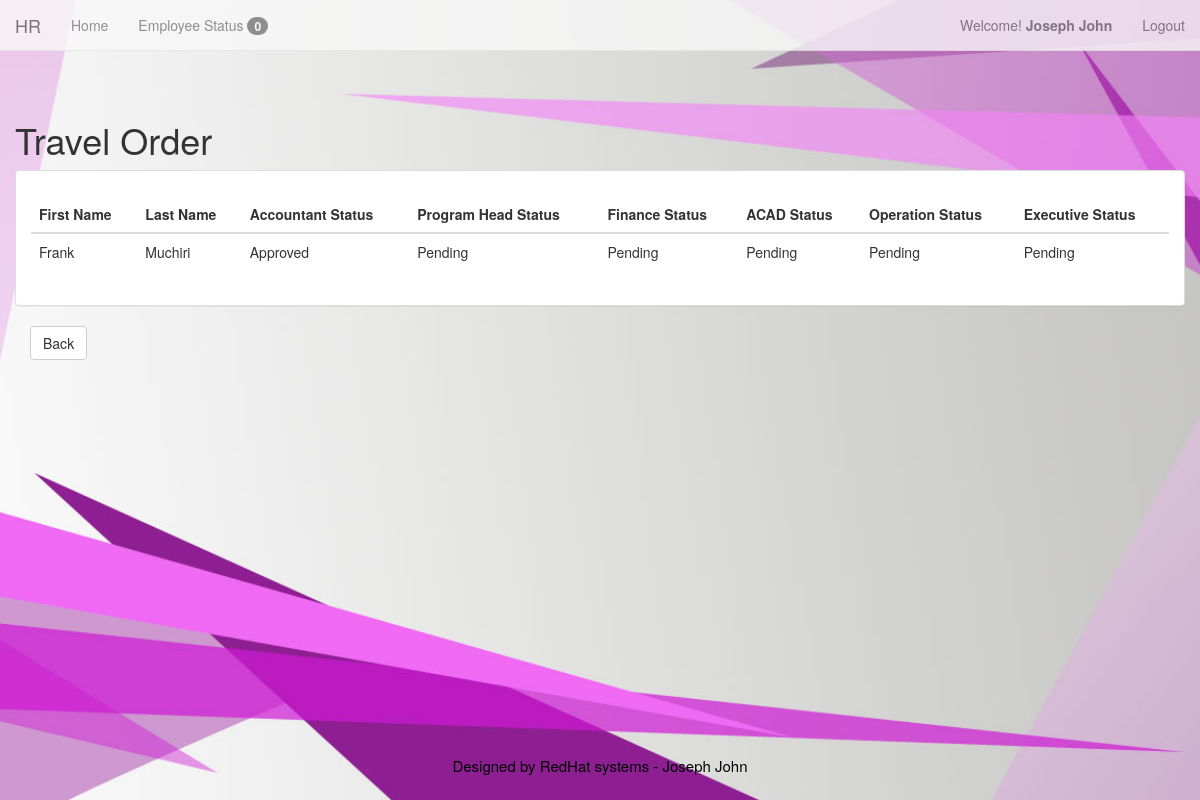
The app's page /accounting/to_status.php?id=1 (signed in) with its own data.
### tables this page shows
CREATE TABLE IF NOT EXISTS `members` (
  `id` int(11) NOT NULL AUTO_INCREMENT,
  `username` varchar(200) NOT NULL,
  `password` varchar(200) NOT NULL,
  `FirstName` varchar(200) NOT NULL,
  `LastName` varchar(200) NOT NULL,
  `LEVEL` int(1) NOT NULL,
  PRIMARY KEY (`id`)
);

CREATE TABLE IF NOT EXISTS `employee` (
  `emp_id` int(100) NOT NULL AUTO_INCREMENT,
  `id_emp` varchar(128) NOT NULL,
  `emp_fname` varchar(128) NOT NULL,
  `emp_lname` varchar(128) NOT NULL,
  `emp_mname` varchar(128) NOT NULL,
  `emp_bday` varchar(128) NOT NULL,
  `emp_age` int(11) NOT NULL,
  `emp_gen` varchar(128) NOT NULL,
  `emp_add` varchar(128) NOT NULL,
  `emp_stat` varchar(128) NOT NULL,
  `emp_cont` varchar(11) NOT NULL,
  `sss` int(10) NOT NULL,
  `pagibig` int(12) NOT NULL,
  `philhealth` int(12) NOT NULL,
  `tin` varchar(13) NOT NULL,
  `email` varchar(128) NOT NULL,
  `emp_pos` varchar(128) NOT NULL,
  `id_pos` int(11) NOT NULL,
  `id_dept` int(11) NOT NULL,
  `addedby` varchar(128) NOT NULL,
  `emp_date` date NOT NULL,
  `stat` int(2) NOT NULL,
  PRIMARY KEY (`emp_id`)
);

CREATE TABLE IF NOT EXISTS `accounting` (
  `acctant` int(11) NOT NULL,
  `name_stat_acc` varchar(128) NOT NULL,
  PRIMARY KEY (`acctant`)
);

CREATE TABLE IF NOT EXISTS `program_head` (
  `prog_head` int(11) NOT NULL,
  `name_stat_prog` varchar(128) NOT NULL,
  PRIMARY KEY (`prog_head`)
);

CREATE TABLE IF NOT EXISTS `finance` (
  `vp_finance` int(11) NOT NULL AUTO_INCREMENT,
  `name_stat_fnce` varchar(128) NOT NULL,
  PRIMARY KEY (`vp_finance`)
);

CREATE TABLE IF NOT EXISTS `vp_academic` (
  `vp_acad` int(11) NOT NULL AUTO_INCREMENT,
  `name_stat_acad` varchar(128) NOT NULL,
  PRIMARY KEY (`vp_acad`)
);

CREATE TABLE IF NOT EXISTS `vp_oper` (
  `vp_operation` int(11) NOT NULL,
  `name_stat_oper` varchar(128) NOT NULL,
  PRIMARY KEY (`vp_operation`)
);

CREATE TABLE IF NOT EXISTS `executive` (
  `exe_vp` int(11) NOT NULL,
  `name_stat_exe` varchar(128) NOT NULL,
  PRIMARY KEY (`exe_vp`)
);

### accounting/to_status.php (the view, shortened to what this page needs)
<?php
	include("menu.php");
?>
		<div class="container-fluid">
				<div class = "row" style = "margin-top:50px">
					<div class = "col-md-3">
						<h1>Travel Order</h1>
					</div>
				</div>
<div class="container-fluid">
	<div class = "row">
		<div class="panel panel-default">
			<div class="panel-body">
				<div class="table-responsive">
					<?php
						$sql = "SELECT * FROM employee, travel_ordr, department, accounting, program_head, finance, vp_academic, vp_oper, executive
									WHERE employee.emp_id = travel_ordr.emp_id AND employee.id_dept = department.id_dept
									AND accounting.acctant = travel_ordr.acctant
									AND program_head.prog_head = travel_ordr.prog_head
									AND finance.vp_finance = travel_ordr.vp_finance
									AND vp_academic.vp_acad = travel_ordr.vp_acad
									AND vp_oper.vp_operation = travel_ordr.vp_operation
									AND executive.exe_vp = travel_ordr.exe_vp
									AND executive.exe_vp = '1' AND employee.stat='1'
									AND travel_ordr.to_id = '$_GET[id]'";
						$qry=mysql_query($sql);
					?>
						<table class='table table-hover' style='margin-top:10px;'>
									<thead>
										<tr>
											<th>First Name</th>
											<th>Last Name</th>
											<th>Accountant Status</th>
											<th>Program Head Status</th>
											<th>Finance Status</th>
											<th>ACAD Status</th>
											<th>Operation Status</th>
											<th>Executive Status</th>
										</tr>
									</thead>
					<?php
						while($rec=mysql_fetch_array($qry))
						{
					?>
					<tbody>
						<tr>
								<td>
									<?php echo $rec['emp_fname']; ?>
								</td>
								<td>
									<?php echo $rec['emp_lname']; ?>
								</td>
								<td>
									<?php echo $rec['name_stat_acc']; ?>
								</td>
								<td>
									<?php echo $rec['name_stat_prog']; ?>
								</td>
								<td>
									<?php echo $rec['name_stat_fnce']; ?>
								</td>
								<td>
									<?php echo $rec['name_stat_acad']; ?>
								</td>
								<td>
									<?php echo $rec['name_stat_oper']; ?>
								</td>
								<td>
									<?php echo $rec['name_stat_exe']; ?>
								</td>
							</tr>
					</tbody>
				<?php
					}
					echo"</table>";
				?>
				</div>
			</div>
		</div>
	</div>
</div>
			<div class="col-md-4">
					<a href="to_leave_track.php"><input type = "button" value="Back" class="btn btn-default"/></a>
			</div>
	</div>
	<?php include('footer.php');?>

### accounting/menu.php (shortened to what this page needs)
<!DOCTYPE html>
<html lang="en">
<head>
		<link href="../bootstrap/css/bootstrap.min.css" rel="stylesheet">
  </head>
<body>
<div class="container-fluid">
<?php
	$id=$_SESSION['id'];
		$result=mysql_query("select * from members where id = $id")or die(mysql_error);
		$row=mysql_fetch_array($result);
		$FirstName=$row['FirstName'];
		$LastName=$row['LastName'];
?>
					<?php
						$welcome_view = "SELECT * FROM travel_ordr where travel_ordr.acctant = '1'";
						$welcome_viewed = mysql_query($welcome_view);
						$num_rows = mysql_num_rows($welcome_viewed);
					?>
				<nav class="navbar navbar-default navbar-fixed-top" role="navigation">
				  <div class="container-fluid">
					<div class="navbar-header">
					  <a class="navbar-brand" href="#">HR</a>
					</div>
					<div class="collapse navbar-collapse" id="bs-example-navbar-collapse-1">
					  <ul class="nav navbar-nav">
						<li><a href="home.php?id=<?php echo $row['id'];?>">Home<span class="sr-only">(current)</span></a></li>
						<li><a href="view-emp-pending.php?id=<?php echo $row['id'];?>">Employee Status  <span class="badge"> <?php echo $num_rows ?></span></a></li>
					  </ul>
					<ul class="nav navbar-nav navbar-right">
						<p class="navbar-text">Welcome! <strong><?php echo " ".$FirstName."&nbsp".$LastName." "; ?></strong></p>
							<li><p class="navbar-text"><a href="logout.php" class="navbar-link" data-toggle="tooltip" data-placement="bottom" title="Log Out">Logout</a></p></li>
					</ul>
					</div>
				  </div>
				</nav>
</div>
  </body>
</html>

### accounting/menu.php (style rules this page uses)
body { margin-top: 50px; margin-bottom: 50px; background: url('../background2.jpg') no-repeat center center fixed; -webkit-background-size: cover; -moz-background-size: cover; -o-background-size: cover; background-size: cover; }
.navbar-default { opacity: .8; }

### records on screen
members: FirstName "Joseph", LastName "John"
employee: emp_fname "Frank", emp_lname "Muchiri", accounting.name_stat_acc "Approved", program_head.name_stat_prog "Pending", finance.name_stat_fnce "Pending", vp_academic.name_stat_acad "Pending", vp_oper.name_stat_oper "Pending", executive.name_stat_exe "Pending"

### other values on screen
$num_rows "0"
